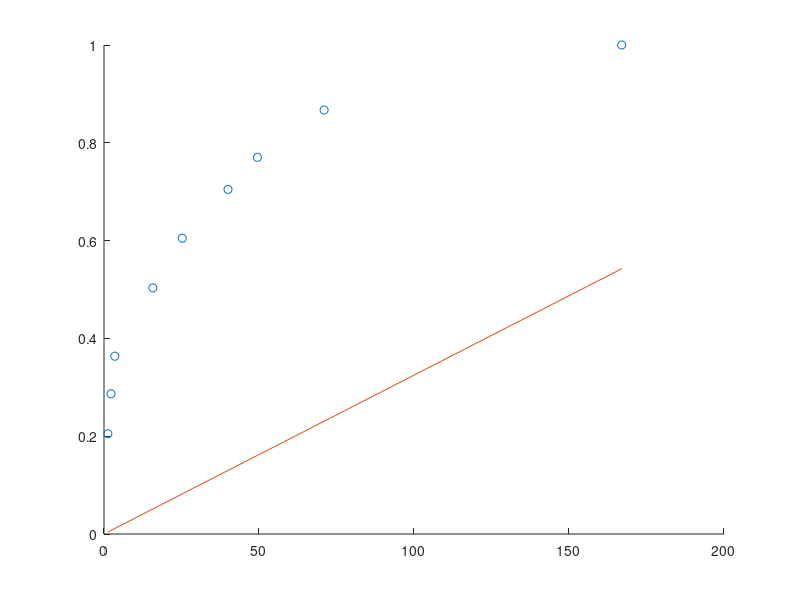

Recreate this plot in MATLAB. (Note: this script raises an error after producing the figure.)
%
%Michiko Feehan
%Linear vs Nonlinear Regression 

figure;
hold on;
%Step 1:
data = load('RatioM10kDa.dat');
        %assigning t and the ratio to the data values
        
 t5= [1.25 2.25 3.5 15.75 ];         %subset meeting ratio less than 0.6
 ratio5 = [ 0.205 0.2867 0.3636 0.5033];
 newArray= (ratio5.^2);  %squared ratio values 
 display (newArray)
 
p = polyfit(t5, newArray,1);

%Observed data
t = data(1,:);         %assigning t and the ratio to the data values
ratio = data(2,:); 
plot(t,ratio, 'o');

Y = 4* (((0.0102) * t)/(4*3.14));
Y1 = 4* (((0.0119) * t)/(4*3.14));

plot (t, Y);
legend({'Observed','Linear'},'FontSize',12,'TextColor')
xlabel ('time');
ylabel('M ratio') 

 


 

 

